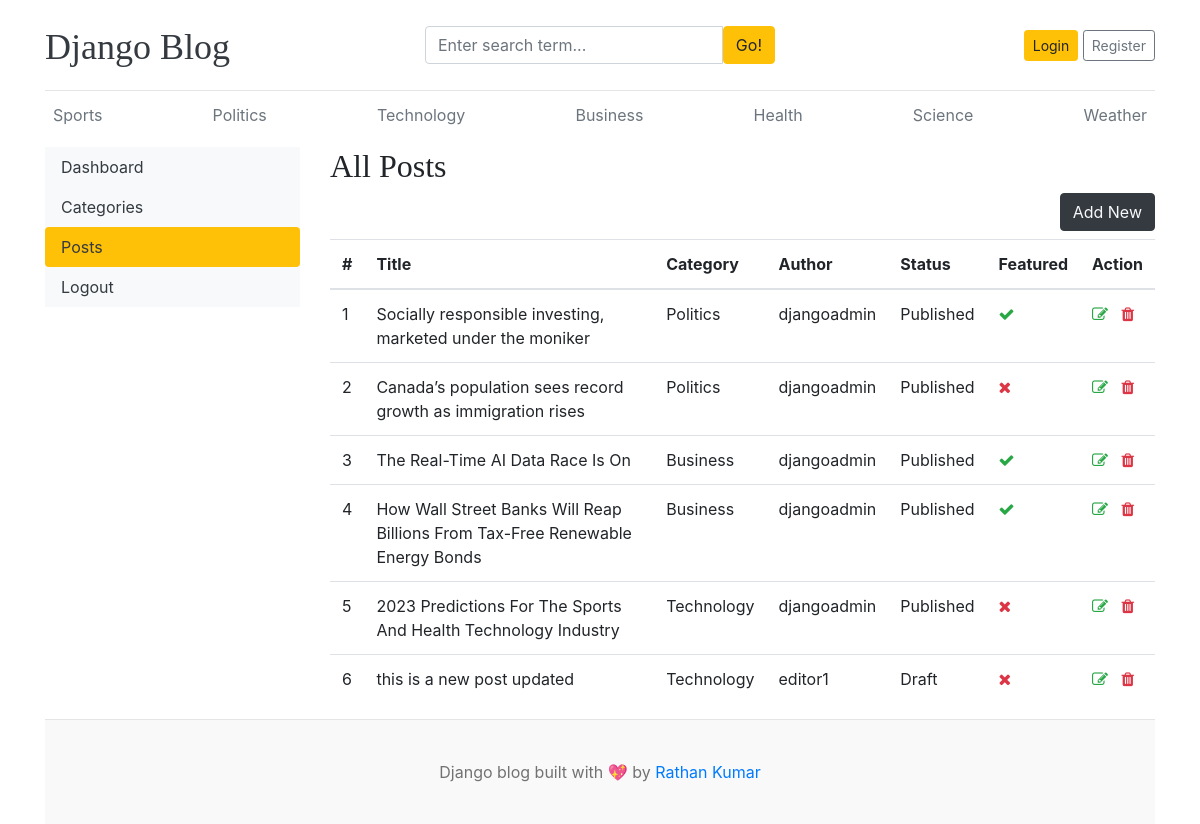
The app's page /dashboard/posts/ with its own data.
### blogs/models.py (models this page shows, shortened)
class Category(models.Model):
    category_name = models.CharField(max_length=50, unique=True)
    created_at = models.DateTimeField(auto_now_add=True)
    updated_at = models.DateTimeField(auto_now=True)
    class Meta:
        verbose_name_plural = 'categories'
    def __str__(self):
        return self.category_name

class Blog(models.Model):
    title = models.CharField(max_length=100)
    slug = models.SlugField(max_length=150, unique=True, blank=True)
    category = models.ForeignKey(Category, on_delete=models.CASCADE)
    author = models.ForeignKey(User, on_delete=models.CASCADE)
    featured_image = models.ImageField(upload_to='uploads/%Y/%m/%d')
    short_description = models.TextField(max_length=500)
    blog_body = models.TextField(max_length=2000)
    status = models.CharField(max_length=20, choices=STATUS_CHOICES, default="Draft")
    is_featured = models.BooleanField(default=False)
    created_at = models.DateTimeField(auto_now_add=True)
    updated_at = models.DateTimeField(auto_now=True)

### dashboards/views.py (the view)
# urls.py: path('posts/', views.posts, name='posts'),
def posts(request):
    posts = Blog.objects.all()
    context = {
        'posts': posts,
    }
    return render(request, 'dashboard/posts.html', context)

### blogs/context_processors.py (called while the page is built)
def get_categories(request):
    categories = Category.objects.all()
    return dict(categories=categories)

def get_social_links(request):
    social_links = SocialLink.objects.all()
    return dict(social_links=social_links)

### templates/dashboard/posts.html (shortened to what this page needs)
{% extends 'base.html' %}
{% block content %}
<div class="row">
    {% include 'dashboard/sidebar.html' %}
    <div class="col-md-9">
        <h2>All Posts</h2>
        <a href="{% url 'add_post' %}" class="btn btn-dark text-light float-right mb-2">Add New</a>
        <table class="table table-hover">
            <thead>
              <tr>
                <th>#</th>
                <th>Title</th>
                <th>Category</th>
                <th>Author</th>
                <th>Status</th>
                <th>Featured</th>
                <th>Action</th>
              </tr>
            </thead>
            <tbody>
            {% for post in posts %}
              <tr>
                <td>{{ forloop.counter }}</td>
                <td>{{ post.title }}</td>
                <td>{{ post.category }}</td>
                <td>{{ post.author }}</td>
                <td>{{ post.status }}</td>
                <td>{% if post.is_featured %}<i class="fa fa-check text-success"></i>{% else %}<i class="fa fa-times text-danger"></i>{% endif %}</td>
                <td>
                    <a href="{% url 'edit_post' post.id %}"><i class="fa fa-edit text-success"></i></a>
                    <a href="{% url 'delete_post' post.id %}"><i class="fa fa-trash text-danger"></i></a>
                </td>
              </tr>
            {% endfor %}
            </tbody>
          </table>
    </div>
</div>
{% endblock %}

### templates/base.html (shortened to what this page needs)
{% load static %}
<!DOCTYPE html>
<html lang="en">
<head>
    <link href="https://getbootstrap.com/docs/4.0/dist/css/bootstrap.min.css" rel="stylesheet">
    <link href="{% static 'css/blog.css' %}" rel="stylesheet">
    <link rel="stylesheet" href="https://cdnjs.cloudflare.com/ajax/libs/font-awesome/4.7.0/css/font-awesome.min.css">
  </head>
<body>
    <div class="container">
      <header class="blog-header py-3">
        <div class="row flex-nowrap justify-content-between align-items-center">
          <div class="col-4 pt-1">
            <a class="blog-header-logo text-dark" href="/">Django Blog</a>
          </div>
          <div class="col-4">
            <form action="{% url 'search' %}" method="GET">
              <div class="input-group">
                <input class="form-control" type="text" name="keyword" value="{{ keyword }}" placeholder="Enter search term..." aria-label="Enter search term..." aria-describedby="button-search" />
                <button type="submit" class="btn btn-warning" id="button-search" type="button">Go!</button>
            </div>
            </form>
          </div>
          <div class="col-4 d-flex justify-content-end align-items-center">
            {% if not user.is_authenticated %}
            <a class="btn btn-sm btn-warning" href="{% url 'login' %}">Login</a> &nbsp;
            <a class="btn btn-sm btn-outline-secondary" href="{% url 'register' %}">Register</a>
            {% else %}
            <span><a href="{% url 'dashboard' %}">Dashboard</a></span>
            &emsp;
            <span><a href="{% url 'logout' %}">Logout</a></span>
            {% endif %}
          </div>
        </div>
      </header>
      <div class="nav-scroller py-1 mb-2">
        <nav class="nav d-flex justify-content-between">
          {% for cat in categories %}
          <a class="p-2 text-muted" href="{% url 'posts_by_category' cat.id %}">{{ cat.category_name }}</a>
          {% endfor %}
        </nav>
      </div>
{% block content %}
{% endblock %}
<footer class="blog-footer">
    <p>Django blog built with 💖 by <a href="#">Rathan Kumar</a></p>
  </footer>
  </body>
  </html>

### blog_main/static/css/blog.css (style rules this page uses)
.blog-header { border-bottom: 1px solid #e5e5e5; }
.blog-header-logo { font-family: "Playfair Display", Georgia, "Times New Roman", serif; font-size: 2.25rem; }
h1, h2, h3, h4, h5, h6 { font-family: "Playfair Display", Georgia, "Times New Roman", serif; }
.blog-footer { padding: 2.5rem 0; color: #727272; text-align: center; background-color: #f9f9f9; border-top: .05rem solid #e5e5e5; }
.blog-footer p:last-child { margin-bottom: 0; }

### records on screen
Category: category_name "Sports"
Category: category_name "Politics"
Category: category_name "Technology"
Category: category_name "Business"
Category: category_name "Health"
Category: category_name "Science"
Category: category_name "Weather"
Blog: title "Socially responsible investing, marketed under the moniker", category "Politics", author "djangoadmin", status "Published", is_featured True (drawn)
Blog: title "Canada’s population sees record growth as immigration rises", category "Politics", author "djangoadmin", status "Published", is_featured False (drawn)
Blog: title "The Real-Time AI Data Race Is On", category "Business", author "djangoadmin", status "Published", is_featured True (drawn)
Blog: title "How Wall Street Banks Will Reap Billions From Tax-Free Renewable Energy Bonds", category "Business", author "djangoadmin", status "Published", is_featured True (drawn)
Blog: title "2023 Predictions For The Sports And Health Technology Industry", category "Technology", author "djangoadmin", status "Published", is_featured False (drawn)
Blog: title "this is a new post updated", category "Technology", author "editor1", status "Draft", is_featured False (drawn)
